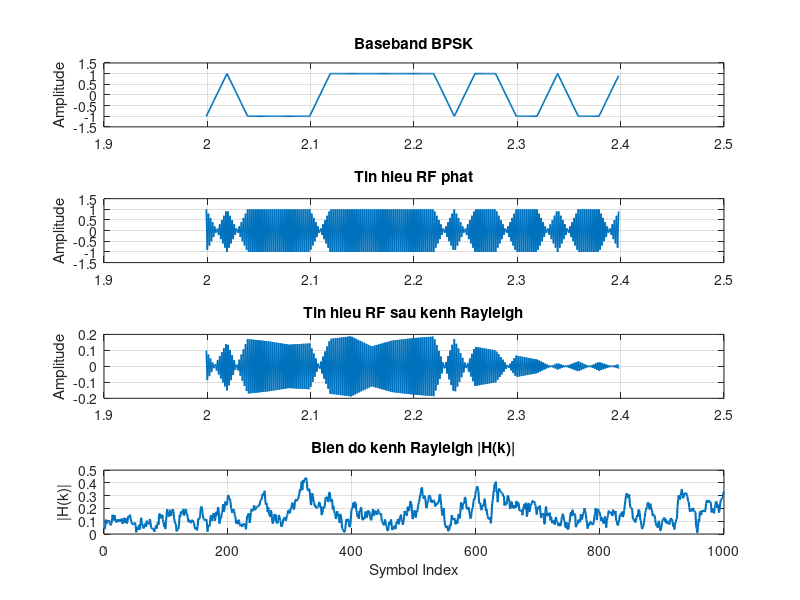

Here is the MATLAB script that generated this plot:
clc;
clear;
close all;

%% Tham so 
N = 1000;                  % Số symbol
bits = randi([0 1],1,N);   % Bit ngẫu nhiên
Fs = 1000; % Tan so lay mau
fc = 500;  % Tan so song mang

% Dieu che BPSK
tx = 2*bits - 1; % Symbol: 0->-1, 1->+1

%% Tao kenh Rayleigh
h_raw = (randn(1,N) + 1j*randn(1,N))/sqrt(2); % Nhieu Gauss phuc

% Lam muot de mo phong fading thay doi cham 
L = 30; % Do dai cua so trung binh

h = filter(ones(1,L)/L,1,h_raw);

% Tín hiệu sau kênh
rx = h .* tx;

%% Noi suy Waveform (Upsampling) 
sps = 20;                       % Samples/Symbol
tx_wave = repelem(tx,sps);      % Mỗi symbol lặp lại 20 lần
rx_wave = repelem(rx,sps);      % Nội suy tín hiệu thu

%% Pulse shaping (DAC) - Baseband analog signal
% Lam mem bien do dang xung de giong tin hieu vat ly 
% Neu muon phat qua RF thi nhan them song mang 
b = ones(1,sps)/sps;            % Bộ lọc trung bình trượt
tx_wave = filter(b,1,tx_wave);  % Làm mượt tín hiệu phát
rx_wave = filter(b,1,rx_wave);  % Làm mượt tín hiệu thu

% Truc thoi gian 
t = 0:length(tx_wave)-1;        % Trục mẫu
time = t/Fs;                    % Truc thoi gian thuc

%% Song mang
carrier = cos(2*pi*fc*time);

% Tin hieu RF phat 
tx_rf = tx_wave .* carrier;

% Tin hieu RF thu 
rx_rf = real(rx_wave) .* carrier;

%% Vẽ so sánh

% Chi lay 1 doan ngan de quan sat
start_idx = 2000;     % Mau bat dau
num_samples = 400;    % So mau can hien thi

idx = start_idx : start_idx + num_samples - 1;

subplot(4,1,1)
plot(time(idx),tx_wave(idx),'LineWidth',1.2)
grid on
title('Baseband BPSK')
ylabel('Amplitude')

subplot(4,1,2)
plot(time(idx),tx_rf(idx),'LineWidth',1.2)
grid on
title('Tin hieu RF phat')
ylabel('Amplitude')

subplot(4,1,3)
plot(time(idx),rx_rf(idx),'LineWidth',1.2)
grid on
title('Tin hieu RF sau kenh Rayleigh')
ylabel('Amplitude')

subplot(4,1,4)
plot(abs(h),'LineWidth',1.5)
grid on
title('Bien do kenh Rayleigh |H(k)|')
xlabel('Symbol Index')
ylabel('|H(k)|')
